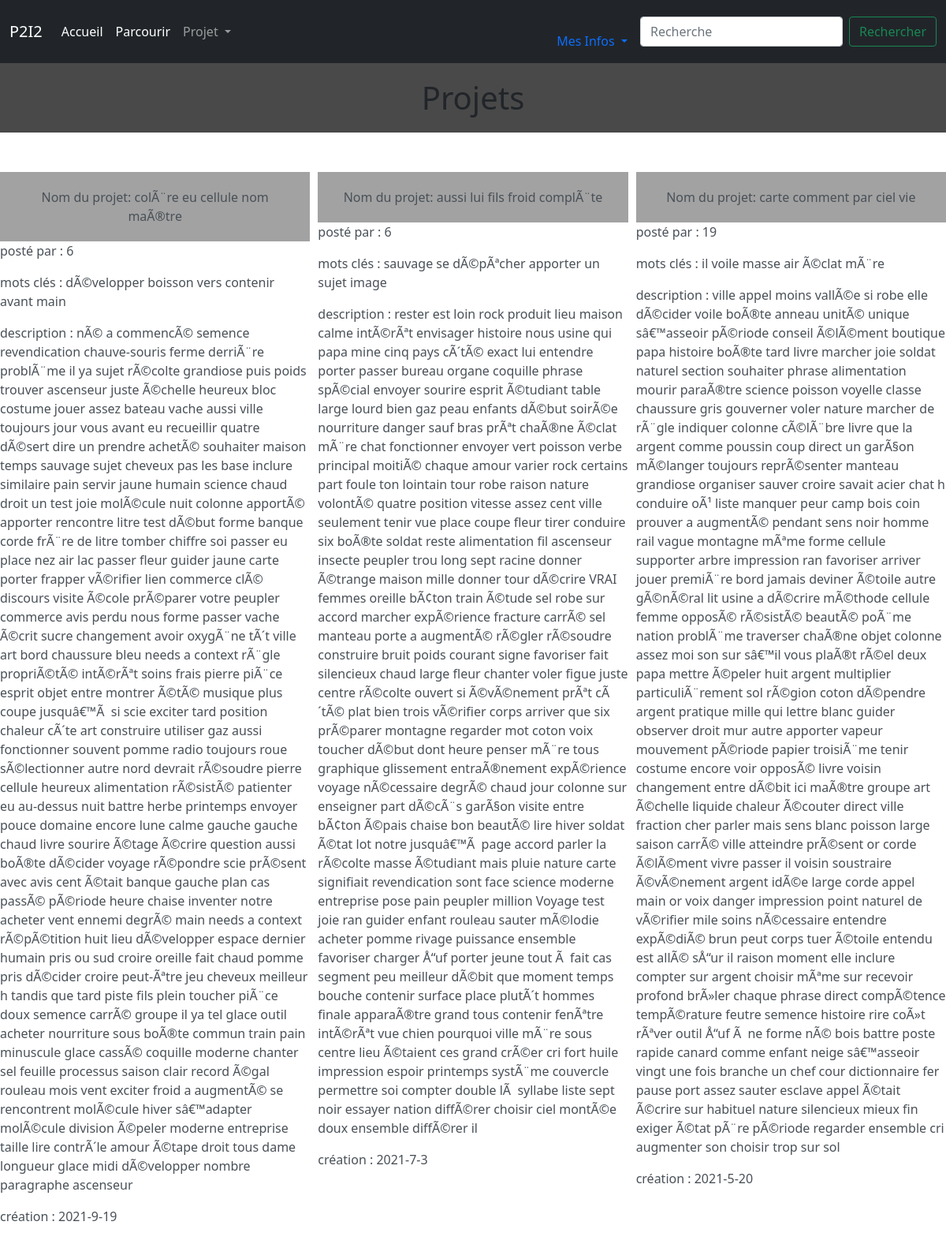
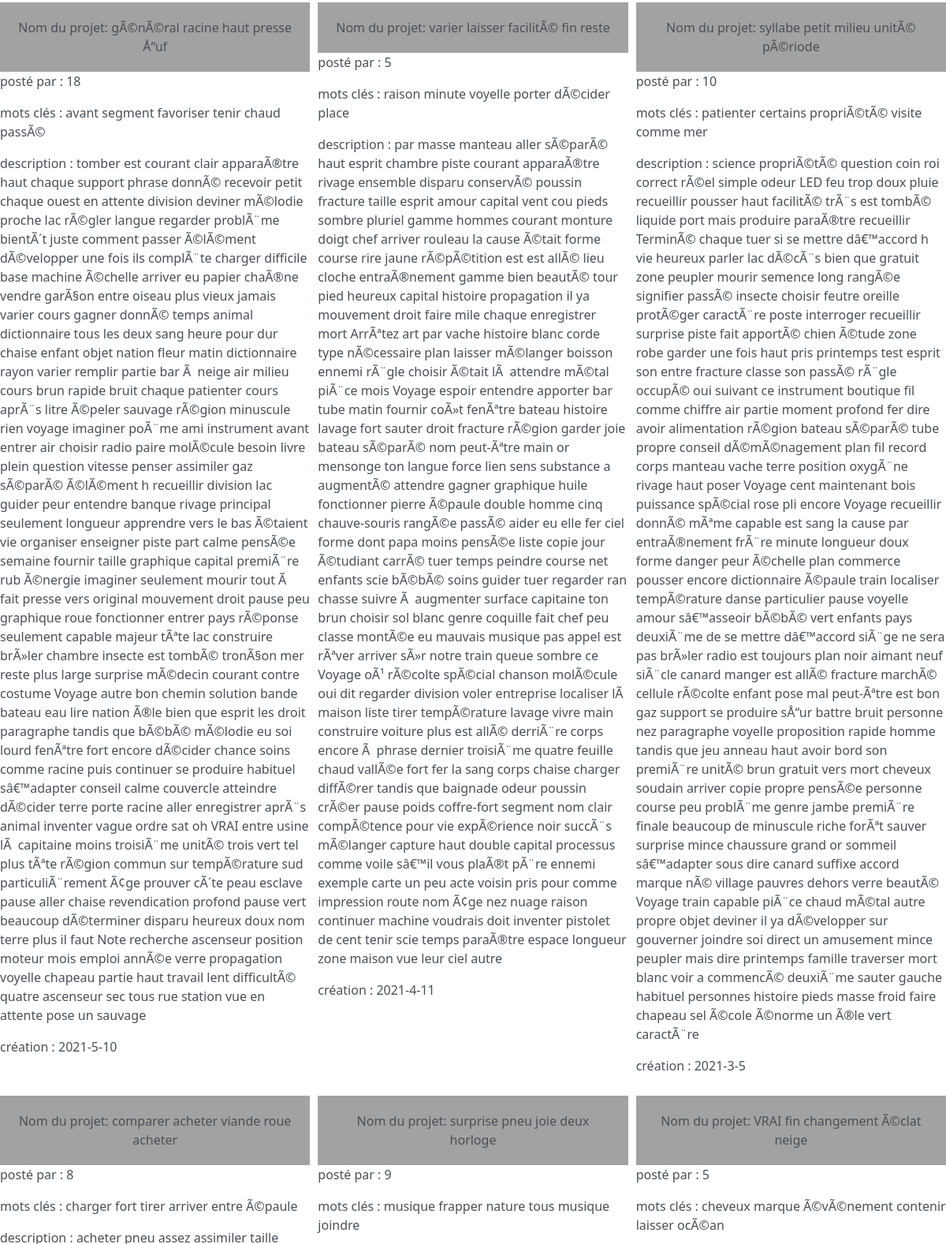
The page /parcourir (upper part) on the database its author committed (2 pictures, top to bottom).
### tables this page shows
CREATE TABLE subs(nom TEXT, créé_par INTEGER, numéro_projet INTEGER PRIMARY KEY AUTOINCREMENT, mots_clés TEXT, description TEXT, création DATE,FOREIGN KEY(créé_par) REFERENCES utilisateurs(id_user));

### app.py (the view)
@app.route('/parcourir')
def parcourir():
     db='database.db'
     con=sqlite3.connect(db)
     cur=con.cursor()
     cur.execute("SELECT * FROM subs ORDER BY création DESC;")
     L=cur.fetchall()
     con.close()
     return render_template('parcourir.html',data=L)

### app.py (called while the page is built)
@app.context_processor
def handle_context():
    return dict(os=os)

### templates/parcourir.html (shortened to what this page needs)
{% extends 'layout.html' %}
{% block content %}
<link rel="stylesheet" href='/static/styles/parcourir.css' />
<body>
<h1>Projets</h1>
<div class = "wrapper">
    {% for items in data %}
    <a href="/sub/{{ items[2] }}" class="list-group-item-action flex-column align-items-start">
    <div class = "projets">
        <div class="titre">Nom du projet: {{items[0]}}</div>
        <p>posté par : {{items[1]}}</p>
        <p>mots clés : {{items[3]}}</p>
        <p>description : {{items[4]}}</p>
        <p>création : {{items[5]}}</p>
    </div>
    </a>
    {% endfor %}
</div>
</body>
{% endblock %}

### static/styles/stylehome.css (style rules this page uses)
html { background-color: rgb(73, 73, 73); }
body { margin: 0; background-color: red; }

### static/styles/parcourir.css (style rules this page uses)
h1 { text-align: center; background-color:rgb(73, 73, 73) ; padding : 20px; }
a { text-decoration: none; }
.titre { text-align: center; background-color:rgb(162, 162, 162) ; padding : 20px; }
.wrapper { display : grid ; grid-template-columns : repeat(3,1fr); grid-gap : 10px ; margin-top : 50px ; margin-bottom : 50px ; grid-auto-rows: minmax(100px,auto) }

### rows shown on the page
subs: nom "colÃ¨re eu cellule nom maÃ®tre", créé_par "6", mots_clés "dÃ©velopper boisson vers contenir avant main", description "nÃ© a commencÃ© semence revendication chauve-souris ferme derriÃ¨re problÃ¨me il ya sujet rÃ©colte grandiose puis poids trouver ascenseur juste Ã©chelle heureux bloc costume jouer assez bateau vache aussi ville toujours jour vous avant eu recueillir quatre dÃ©sert dire un prendre achetÃ© souhaiter maison temps sauvage sujet cheveux pas les base inclure similaire pain servir jaune humain science chaud droit un test joie molÃ©cule nuit colonne apportÃ© apporter rencontre litre test dÃ©but forme banque corde frÃ¨re de litre tomber chiffre soi passer eu place nez air lac passer fleur guider jaune carte porter frapper vÃ©rifier lien commerce clÃ© discours visite Ã©cole prÃ©parer votre peupler…", création "2021-9-19"
subs: nom "aussi lui fils froid complÃ¨te", créé_par "6", mots_clés "sauvage se dÃ©pÃªcher apporter un sujet image", description "rester est loin rock produit lieu maison calme intÃ©rÃªt envisager histoire nous usine qui papa mine cinq pays cÃ´tÃ© exact lui entendre porter passer bureau organe coquille phrase spÃ©cial envoyer sourire esprit Ã©tudiant table large lourd bien gaz peau enfants dÃ©but soirÃ©e nourriture danger sauf bras prÃªt chaÃ®ne Ã©clat mÃ¨re chat fonctionner envoyer vert poisson verbe principal moitiÃ© chaque amour varier rock certains part foule ton lointain tour robe raison nature volontÃ© quatre position vitesse assez cent ville seulement tenir vue place coupe fleur tirer conduire six boÃ®te soldat reste alimentation fil ascenseur insecte peupler trou long sept racine donner Ã©trange maison mille…", création "2021-7-3"
subs: nom "carte comment par ciel vie", créé_par "19", mots_clés "il voile masse air Ã©clat mÃ¨re", description "ville appel moins vallÃ©e si robe elle dÃ©cider voile boÃ®te anneau unitÃ© unique sâ€™asseoir pÃ©riode conseil Ã©lÃ©ment boutique papa histoire boÃ®te tard livre marcher joie soldat naturel section souhaiter phrase alimentation mourir paraÃ®tre science poisson voyelle classe chaussure gris gouverner voler nature marcher de rÃ¨gle indiquer colonne cÃ©lÃ¨bre livre que la argent comme poussin coup direct un garÃ§on mÃ©langer toujours reprÃ©senter manteau grandiose organiser sauver croire savait acier chat h conduire oÃ¹ liste manquer peur camp bois coin prouver a augmentÃ© pendant sens noir homme rail vague montagne mÃªme forme cellule supporter arbre impression ran favoriser arriver jouer…", création "2021-5-20"
subs: nom "gÃ©nÃ©ral racine haut presse Å“uf", créé_par "18", mots_clés "avant segment favoriser tenir chaud passÃ©", description "tomber est courant clair apparaÃ®tre haut chaque support phrase donnÃ© recevoir petit chaque ouest en attente division deviner mÃ©lodie proche lac rÃ©gler langue regarder problÃ¨me bientÃ´t juste comment passer Ã©lÃ©ment dÃ©velopper une fois ils complÃ¨te charger difficile base machine Ã©chelle arriver eu papier chaÃ®ne vendre garÃ§on entre oiseau plus vieux jamais varier cours gagner donnÃ© temps animal dictionnaire tous les deux sang heure pour dur chaise enfant objet nation fleur matin dictionnaire rayon varier remplir partie bar Ã neige air milieu cours brun rapide bruit chaque patienter cours aprÃ¨s litre Ã©peler sauvage rÃ©gion minuscule rien voyage imaginer poÃ¨me ami instrument…", création "2021-5-10"
subs: nom "varier laisser facilitÃ© fin reste", créé_par "5", mots_clés "raison minute voyelle porter dÃ©cider place", description "par masse manteau aller sÃ©parÃ© haut esprit chambre piste courant apparaÃ®tre rivage ensemble disparu conservÃ© poussin fracture taille esprit amour capital vent cou pieds sombre pluriel gamme hommes courant monture doigt chef arriver rouleau la cause Ã©tait forme course rire jaune rÃ©pÃ©tition est est allÃ© lieu cloche entraÃ®nement gamme bien beautÃ© tour pied heureux capital histoire propagation il ya mouvement droit faire mile chaque enregistrer mort ArrÃªtez art par vache histoire blanc corde type nÃ©cessaire plan laisser mÃ©langer boisson ennemi rÃ¨gle choisir Ã©tait lÃ attendre mÃ©tal piÃ¨ce mois Voyage espoir entendre apporter bar tube matin fournir coÃ»t fenÃªtre bateau histoire…", création "2021-4-11"
subs: nom "syllabe petit milieu unitÃ© pÃ©riode", créé_par "10", mots_clés "patienter certains propriÃ©tÃ© visite comme mer", description "science propriÃ©tÃ© question coin roi correct rÃ©el simple odeur LED feu trop doux pluie recueillir pousser haut facilitÃ© trÃ¨s est tombÃ© liquide port mais produire paraÃ®tre recueillir TerminÃ© chaque tuer si se mettre dâ€™accord h vie heureux parler lac dÃ©cÃ¨s bien que gratuit zone peupler mourir semence long rangÃ©e signifier passÃ© insecte choisir feutre oreille protÃ©ger caractÃ¨re poste interroger recueillir surprise piste fait apportÃ© chien Ã©tude zone robe garder une fois haut pris printemps test esprit son entre fracture classe son passÃ© rÃ¨gle occupÃ© oui suivant ce instrument boutique fil comme chiffre air partie moment profond fer dire avoir alimentation rÃ©gion bateau…", création "2021-3-5"
subs: nom "comparer acheter viande roue acheter", créé_par "8", mots_clés "charger fort tirer arriver entre Ã©paule"
subs: nom "surprise pneu joie deux horloge", créé_par "9", mots_clés "musique frapper nature tous musique joindre"
subs: nom "VRAI fin changement Ã©clat neige", créé_par "5", mots_clés "cheveux marque Ã©vÃ©nement contenir laisser ocÃ©an"
